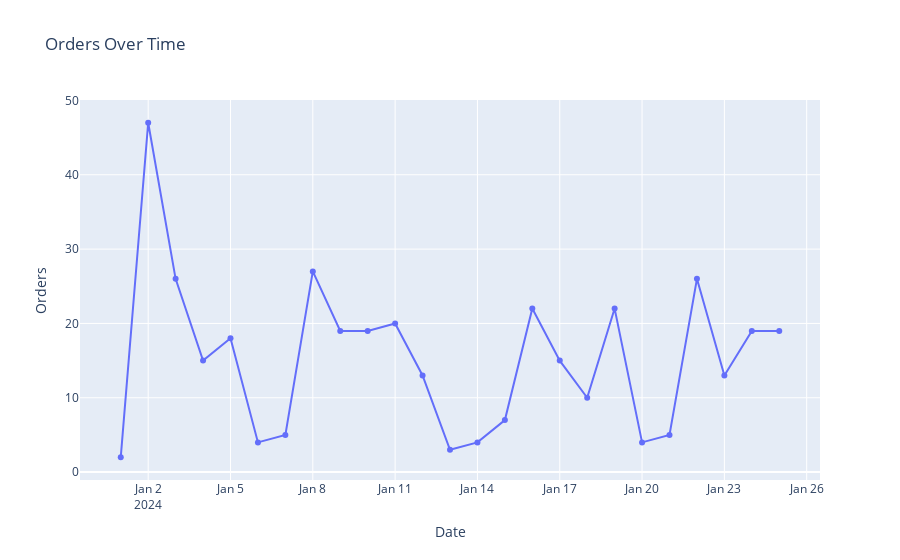

Here is the notebook cell this chart was saved with:
### Markdown cell above
This code snippet defines data for a plot and creates a line plot using the defined data. Using plotly it visualizes the trend of orders over time by day, with the x-axis representing dates and the y-axis representing the number of orders.

### Code cell
# Define data for the plot
x_values = sorted_df[dimension]
y_values = sorted_df[metric]

# Create a line plot
fig = go.Figure()
fig.add_trace(go.Scatter(x=x_values, y=y_values, mode='lines+markers', name=metric))

# Update layout
fig.update_layout(title='Orders Over Time',
                   xaxis_title='Date',
                   yaxis_title='Orders')

# Show plot
fig.show()

### Figure 1 — Plotly figure (JSON) as saved in the notebook; plotly's stock layout.template omitted (floating-point values rounded to 4 significant figures)
{"data": [{"mode": "lines+markers", "name": "metrics/orders", "type": "scatter", "x": ["2024-01-01", "2024-01-02", "2024-01-03", "2024-01-04", "2024-01-05", "2024-01-06", "2024-01-07", "2024-01-08", "2024-01-09", "2024-01-10", "2024-01-11", "2024-01-12", "2024-01-13", "2024-01-14", "2024-01-15", "2024-01-16", "2024-01-17", "2024-01-18", "2024-01-19", "2024-01-20", "2024-01-21", "2024-01-22", "2024-01-23", "2024-01-24", "2024-01-25"], "y": [2, 47, 26, 15, 18, 4, 5, 27, 19, 19, 20, 13, 3, 4, 7, 22, 15, 10, 22, 4, 5, 26, 13, 19, 19]}], "layout": {"title": {"text": "Orders Over Time"}, "xaxis": {"title": {"text": "Date"}}, "yaxis": {"title": {"text": "Orders"}}}}
